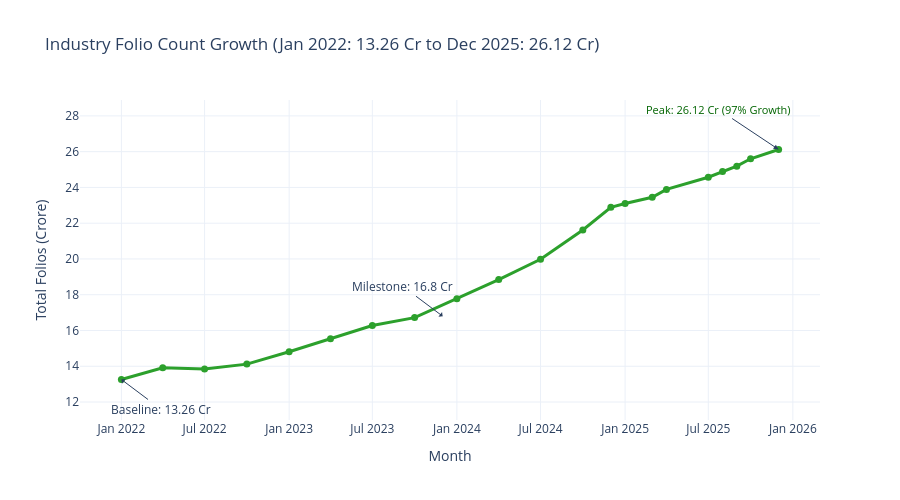

Notebook source saved alongside this figure:
### Markdown cell above
## 7. Folio Count Growth & Milestones

### Code cell
# Chart 12: Folio Count Growth Line Chart
fig12 = px.line(
    fact_industry_folio,
    x='month',
    y='total_folios_crore',
    title='Industry Folio Count Growth (Jan 2022: 13.26 Cr to Dec 2025: 26.12 Cr)',
    labels={'month': 'Month', 'total_folios_crore': 'Total Folios (Crore)'},
    markers=True
)
fig12.update_traces(line_color='#2ca02c', line_width=3, marker=dict(size=7))
fig12.update_layout(template='plotly_white', height=500)

fig12.add_annotation(x='2022-01', y=13.26, text="Baseline: 13.26 Cr", showarrow=True, arrowhead=1, ax=40, ay=30)
fig12.add_annotation(x='2023-12', y=16.80, text="Milestone: 16.8 Cr", showarrow=True, arrowhead=1, ax=-40, ay=-30)
fig12.add_annotation(x='2025-12', y=26.12, text="Peak: 26.12 Cr (97% Growth)", showarrow=True, arrowhead=2, ax=-60, ay=-40, font=dict(color='darkgreen', size=11))

fig12.show()

### Figure 1 — Plotly figure (JSON) as saved in the notebook; plotly's stock layout.template omitted (floating-point values rounded to 4 significant figures)
{"data": [{"hovertemplate": "Month=%{x}<br>Total Folios (Crore)=%{y}<extra></extra>", "legendgroup": "", "line": {"color": "#2ca02c", "dash": "solid", "width": 3}, "marker": {"size": 7, "symbol": "circle"}, "mode": "lines+markers", "name": "", "orientation": "v", "showlegend": false, "type": "scatter", "x": ["2022-01", "2022-04", "2022-07", "2022-10", "2023-01", "2023-04", "2023-07", "2023-10", "2024-01", "2024-04", "2024-07", "2024-10", "2024-12", "2025-01", "2025-03", "2025-04", "2025-07", "2025-08", "2025-09", "2025-10", "2025-12"], "xaxis": "x", "y": [13.26, 13.91, 13.85, 14.12, 14.81, 15.54, 16.28, 16.72, 17.78, 18.85, 19.98, 21.62, 22.89, 23.1, 23.45, 23.89, 24.57, 24.89, 25.19, 25.6, 26.12], "yaxis": "y"}], "layout": {"annotations": [{"arrowhead": 1, "ax": 40, "ay": 30, "showarrow": true, "text": "Baseline: 13.26 Cr", "x": "2022-01", "y": 13.26}, {"arrowhead": 1, "ax": -40, "ay": -30, "showarrow": true, "text": "Milestone: 16.8 Cr", "x": "2023-12", "y": 16.8}, {"arrowhead": 2, "ax": -60, "ay": -40, "font": {"color": "darkgreen", "size": 11}, "showarrow": true, "text": "Peak: 26.12 Cr (97% Growth)", "x": "2025-12", "y": 26.12}], "height": 500, "legend": {"tracegroupgap": 0}, "title": {"text": "Industry Folio Count Growth (Jan 2022: 13.26 Cr to Dec 2025: 26.12 Cr)"}, "xaxis": {"anchor": "y", "domain": [0.0, 1.0], "title": {"text": "Month"}}, "yaxis": {"anchor": "x", "domain": [0.0, 1.0], "title": {"text": "Total Folios (Crore)"}}}}
